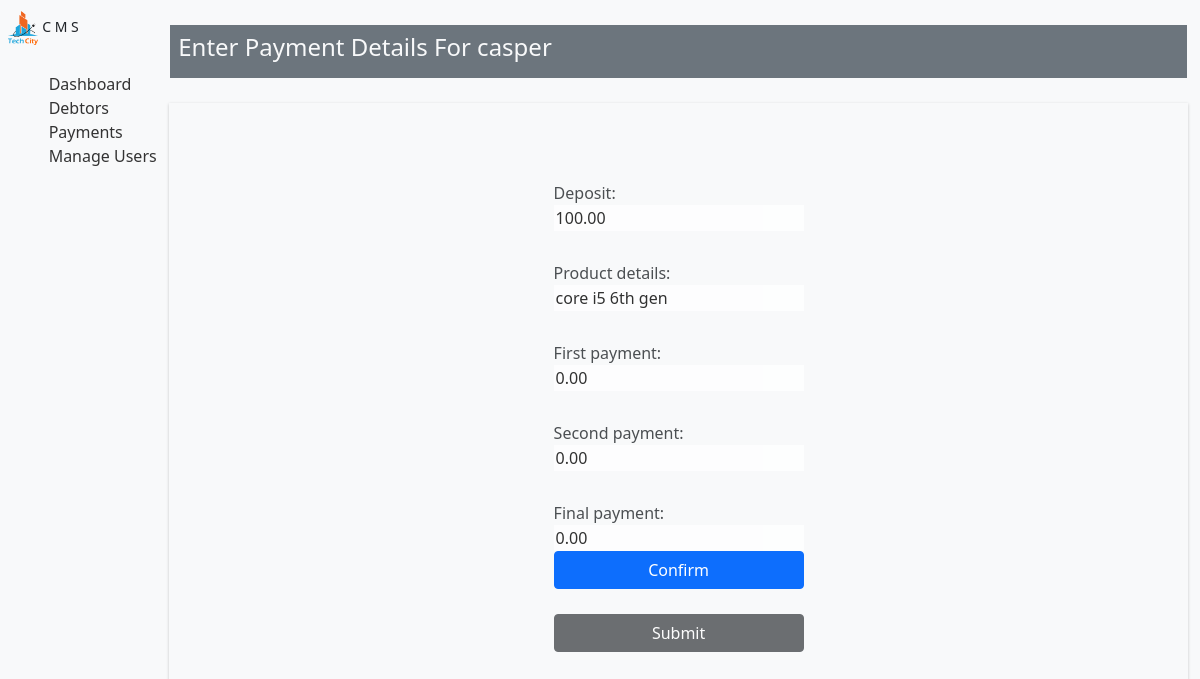
Screenshot of /updatePayment/2/ (signed in) with the database file from the repository.
### base/models.py (models this page shows, shortened)
class Debtor(models.Model):
    user = models.ForeignKey("base.User", on_delete=models.CASCADE)
    name = models.CharField(max_length=50)
    maiden = models.CharField(max_length=50, null = True, blank = True)
    surname = models.CharField(max_length=50)
    gender = models.CharField(max_length=50, choices = gender)
    address = models.CharField(max_length=50)
    phonenumber = models.CharField(max_length=10)
    id_number = models.CharField(max_length=14)
    is_fully_paid = models.CharField(max_length=50, default = 'no', null=True, blank = True)
    status = models.CharField(max_length=50, default = '', blank = True )
    created = models.DateField(auto_now_add=True)
    first_payment_date = models.DateField(default = date.today() + timedelta(days=30), null = True)
    second_payment_date = models.DateField(default = date.today() + timedelta(days=60), null = True)
    final_payment_date = models.DateField(default = date.today() + timedelta(days=90), null = True)

class Product(models.Model):
    debtor = models.OneToOneField("base.Debtor", on_delete=models.CASCADE, primary_key=True)
    product = models.CharField(max_length=50)
    product_sn = models.CharField(max_length=50)
    product_amount = models.DecimalField(max_digits=6, decimal_places=2, null = True, blank = True, default= 0)
    deposit = models.DecimalField(max_digits=5, decimal_places=2, null = True, blank = True, default= 0)
    product_details = models.CharField(max_length= 100)
    first_payment = models.DecimalField(max_digits=6, decimal_places=2,  default= 0)
    second_payment = models.DecimalField(max_digits=6, decimal_places=2,   default= 0)
    final_payment = models.DecimalField(max_digits=6, decimal_places=2, default= 0)
    total = models.DecimalField(max_digits=6, decimal_places=2, blank = True, null = True, default= 0)
    created = models.DateField(auto_now_add=True, null = True)
    updated = models.DateField(auto_now=True, null = True)

### base/views.py (the view, shortened to what this page needs)
# urls.py: path('updatePayment/<int:pk>/', views.updatePayment, name = 'updatePayment'),
@login_required(login_url = 'login')
def updatePayment(request, pk):
    amount ={}
    try:
        product = Product.objects.get(pk = pk)
        debtor = Debtor.objects.get(pk = pk)
    except :
        return render(request, '404.html')
    amount['product_amount'] = str(product.product_amount)
    dataJSON = dumps(amount)
    form = UpdatePaymentForm(request.POST or None, instance = product)
    context = {
        'form':form,
        'name': product.debtor.name,
        'data': dataJSON,
        'product': product,
    }
    return render(request, 'debtors/createPayment.html', context)

### base/forms.py
class UpdatePaymentForm(ModelForm):
    class Meta:
        model = Product
        exclude = ("debtor", "product", "product_sn","total", "is_fully_paid", "product_amount", "total","is_fully_paid")

### Templates/debtors/createPayment.html (shortened to what this page needs)
{% extends 'base/base.html' %}
{% load static %}
{% block content %}
<div class="dash">
    {% include 'base/aside.html' %}
    <div class="center-panel">
        <section class="main-app-area mt-4">
            <div class="container">
                <div class="heading d-flex justify-content-between align-items-center mb-4 py-2 bg-secondary text-light">
                    <h4 class="px-2">Enter Payment Details For {{name}}</h4>
                </div>
                <div class="form d-flex justify-content-center py-5 mt-4">
                    {% if product.debtor.is_fully_paid == 'yes' %}
                        <h3>Account is Fully paid</h3>
                    {% else %}
                    <form action="" method="post" class="d-flex justify-content-center flex-column">
                        {{form.as_table}}
                        <button class="btn btn-primary" type="button" id="btn-1" class="py-2">Confirm</button>
                        <button class="btn btn-dark" type="submit" id="btn-2">Submit</button>
                    </form>
                    {% endif %}
                </div>
            </div>
        </section>
</div>
{% endblock content %}

### static/css/main.css (style rules this page uses)
.dash .center-panel { width:199%; }
.dash { display:flex; flex-direction: row; }

### Templates/base/base.html (style rules this page uses)
body { background:#f8f9fa; }

### Templates/debtors/createPayment.html (style rules this page uses)
label { padding-top: 10px; }
.btn-dark { margin-top: 25px; }
form input { border: 1px solid black; border: none; width: 250px; opacity: 0.8; }
form label { margin-top: 20px; opacity: 0.8; }
.form { box-shadow: 0 1px 3px rgba(0, 0, 0, 0.2); }

### Templates/base/aside.html (style rules this page uses)
.heading { border: 1px solid #f8f9fa ; }

### rows the page displays
Debtor: name "casper"
Product: deposit "100.00", product_details "core i5 6th gen", first_payment "0.00", second_payment "0.00", final_payment "0.00"
